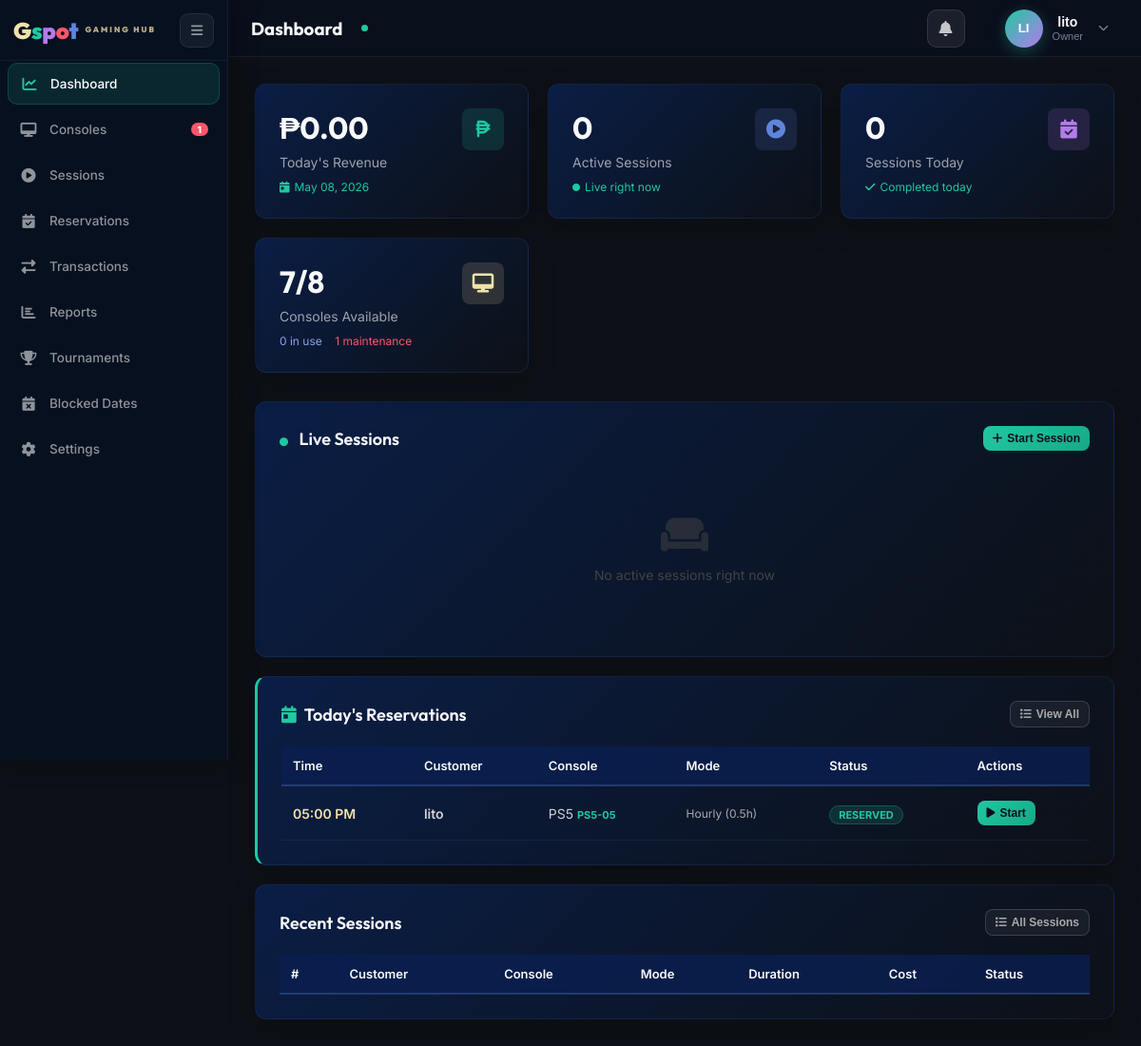
Screenshot of /admin.php (signed in) with the database file from the repository.
### tables this page shows
CREATE TABLE `users` (
  `user_id` int(11) NOT NULL,
  `email` varchar(100) NOT NULL,
  `password_hash` varchar(255) NOT NULL,
  `full_name` varchar(100) NOT NULL,
  `phone` varchar(20) DEFAULT NULL,
  `role` enum('customer','shopkeeper','owner','walkin') NOT NULL DEFAULT 'customer',
  `status` enum('active','inactive') NOT NULL DEFAULT 'active',
  `email_verified` tinyint(1) NOT NULL DEFAULT 0,
  `verification_token` varchar(64) DEFAULT NULL,
  `verification_expires` datetime DEFAULT NULL,
  `reset_token` varchar(64) DEFAULT NULL,
  `reset_expires` datetime DEFAULT NULL,
  `created_at` datetime NOT NULL DEFAULT current_timestamp(),
  `consecutive_cancellations` tinyint(3) UNSIGNED NOT NULL DEFAULT 0,
  `reservation_banned_until` datetime DEFAULT NULL
);

CREATE TABLE `reservations` (
  `reservation_id` int(11) NOT NULL,
  `user_id` int(11) NOT NULL,
  `console_id` int(11) DEFAULT NULL,
  `console_type` varchar(50) NOT NULL,
  `rental_mode` enum('hourly','open_time','unlimited') NOT NULL DEFAULT 'hourly',
  `planned_minutes` int(11) DEFAULT NULL,
  `reserved_date` date NOT NULL,
  `reserved_time` time NOT NULL,
  `notes` text DEFAULT NULL,
  `with_controller` tinyint(1) NOT NULL DEFAULT 0 COMMENT 'Did customer add a controller rental?',
  `controller_id` int(11) DEFAULT NULL COMMENT 'FK → controllers.controller_id',
  `controller_fee` decimal(8,2) NOT NULL DEFAULT 0.00 COMMENT 'Controller rental fee at time of booking',
  `downpayment_amount` decimal(10,2) NOT NULL DEFAULT 0.00,
  `downpayment_method` enum('cash','gcash','credit_card') DEFAULT NULL,
  `downpayment_paid` tinyint(1) NOT NULL DEFAULT 0,
  `payment_proof` varchar(255) DEFAULT NULL,
  `payment_proof_status` enum('pending','verified','rejected') DEFAULT NULL,
  `paymongo_source_id` varchar(60) DEFAULT NULL,
  `paymongo_payment_id` varchar(60) DEFAULT NULL,
  `paymongo_status` varchar(30) DEFAULT NULL,
  `status` enum('pending','reserved','converted','cancelled','no_show') NOT NULL DEFAULT 'pending',
  `created_by` int(11) NOT NULL,
  `created_at` datetime NOT NULL DEFAULT current_timestamp(),
  `updated_at` datetime NOT NULL DEFAULT current_timestamp() ON UPDATE current_timestamp(),
  `cancelled_by` enum('user','admin') DEFAULT NULL,
  `cancellation_reason` varchar(300) DEFAULT NULL,
  `refund_issued` tinyint(1) NOT NULL DEFAULT 0,
  `cancel_reason_type` enum('schedule_change','found_alternative','budget_issue','technical_issue','emergency','other','admin_decision') DEFAULT NULL,
  `cancel_reason_detail` text DEFAULT NULL
);

CREATE TABLE `consoles` (
  `console_id` int(11) NOT NULL,
  `console_name` varchar(50) NOT NULL,
  `console_type` varchar(50) NOT NULL,
  `unit_number` varchar(20) NOT NULL,
  `controller_count` int(11) DEFAULT 2,
  `status` enum('available','in_use','maintenance','archived') NOT NULL DEFAULT 'available',
  `hourly_rate` decimal(10,2) NOT NULL DEFAULT 0.00,
  `created_at` datetime NOT NULL DEFAULT current_timestamp()
);

### admin.php (shortened to what the rows shown need)
<?php
require_once __DIR__ . '/includes/session_helper.php';
require_once __DIR__ . '/includes/db_functions.php';
$user = getCurrentUser();
$upcomingReservations  = getUpcomingReservations();
?>
<!DOCTYPE html>
<html lang="en">
<head>
    <link href="assets/fonts/inter/inter.css" rel="stylesheet">
    <link href="assets/fonts/outfit/outfit.css" rel="stylesheet">
    <link rel="stylesheet" href="assets/libs/fontawesome/css/all.min.css">
    <link rel="stylesheet" href="assets/css/style.css">
    <link rel="stylesheet" href="assets/css/admin.css?v=<?= time() ?>">
</head>
<body>
<div class="topbar">
    <div class="topbar-right">
        <div class="admin-user-dropdown" id="adminUserDropdown" style="margin-left:12px; cursor:pointer;">
            <button class="admin-user-toggle" id="adminUserBtn" style="cursor:pointer; pointer-events:auto;">
                <div>
                    <div style="font-weight:600;font-size:14px;line-height:1.2"><?= htmlspecialchars($user['full_name']) ?></div>
                    <div style="font-size:11px;color:#718096"><?= getRoleBadge() ?></div>
                </div>
            </button>
        </div>
    </div>
</div>
<div class="main-content">
<?php include __DIR__ . '/admin_sections/dashboard.php'; ?>
</div>
</body>
</html>

### admin_sections/dashboard.php (shortened to what the rows shown need)
<div class="page active" id="dashboard">
    <?php
    $todayRes = array_filter($upcomingReservations, fn($r) => $r['reserved_date'] === date('Y-m-d'));
    $todayRes = array_slice(array_values($todayRes), 0, 6);
    ?>
    <div class="card" style="border-left:3px solid #20c8a1;">
        <?php if (empty($todayRes)): ?>
        <div style="padding:24px;text-align:center;color:#444;font-size:13px;">
            <i class="fas fa-calendar-check" style="font-size:1.6rem;display:block;margin-bottom:8px;opacity:.4;"></i>
            No reservations scheduled for today.
        </div>
        <?php else: ?>
        <div style="overflow-x:auto;">
            <table class="data-table">
                <thead><tr><th>Time</th><th>Customer</th><th>Console</th><th>Mode</th><th>Status</th><th>Actions</th></tr></thead>
                <tbody>
                <?php foreach ($todayRes as $r):
                    $sc = ['pending' => ['#f1a83c','rgba(241,168,60,.15)'], 'reserved' => ['#20c8a1','rgba(32,200,161,.15)']][$r['status']] ?? ['#888','rgba(100,100,100,.1)'];
                ?>
                <tr>
                    <td style="font-weight:600;color:#f1e1aa;white-space:nowrap;"><?= date('h:i A', strtotime($r['reserved_time'])) ?></td>
                    <td style="font-weight:600"><?= htmlspecialchars($r['customer_name']) ?></td>
                    <td><?= htmlspecialchars($r['console_type']) ?><?php if ($r['unit_number']): ?> <span style="color:#20c8a1;font-size:11px;font-weight:700"><?= htmlspecialchars($r['unit_number']) ?></span><?php endif; ?></td>
                    <td style="color:#aaa;font-size:12px;"><?= match($r['rental_mode']) { 'open_time' => 'Open Time', 'unlimited' => 'Unlimited', default => 'Hourly' . ($r['planned_minutes'] ? ' ('.($r['planned_minutes']/60).'h)' : '') } ?></td>
                    <td><span style="background:<?= $sc[1] ?>;color:<?= $sc[0] ?>;border:1px solid <?= $sc[0] ?>44;border-radius:20px;padding:2px 9px;font-size:11px;font-weight:700;text-transform:uppercase;"><?= ucfirst($r['status']) ?></span></td>
                    <td>
                        <div style="display:flex;gap:6px;flex-wrap:wrap;">
                            <?php if ($r['status'] === 'reserved'): ?>
                            <button class="btn-prim btn-sm" onclick="openConvertModal(<?= htmlspecialchars(json_encode($r)) ?>)" title="Convert to Session">
                                <i class="fas fa-play"></i> Start
                            </button>
                            <?php endif; ?>
                        </div>
                    </td>
                </tr>
                <?php endforeach; ?>
                </tbody>
            </table>
        </div>
        <?php endif; ?>
    </div>
    <div class="card">
        <table class="data-table">
            <thead><tr><th>#</th><th>Customer</th><th>Console</th><th>Mode</th><th>Duration</th><th>Cost</th><th>Status</th></tr></thead>
        </table>
    </div>
</div>

### rows the page displays
users: full_name "lito"
reservations: reserved_time "05:00 PM", created_by.full_name "lito", console_type "PS5", console.unit_number "PS5-05", rental_mode+planned_minutes "Hourly (0.5h)", status "RESERVED"

### other values shown
$maintenanceCount "1"
getUserInitials() "LI"
getRoleBadge() "Owner"
$todayRevenue "0.00"
$activeCount "0"
$todayBookings "0"
$availableCount "7"
count($allConsoles) "8"
$inUseCount "0"
